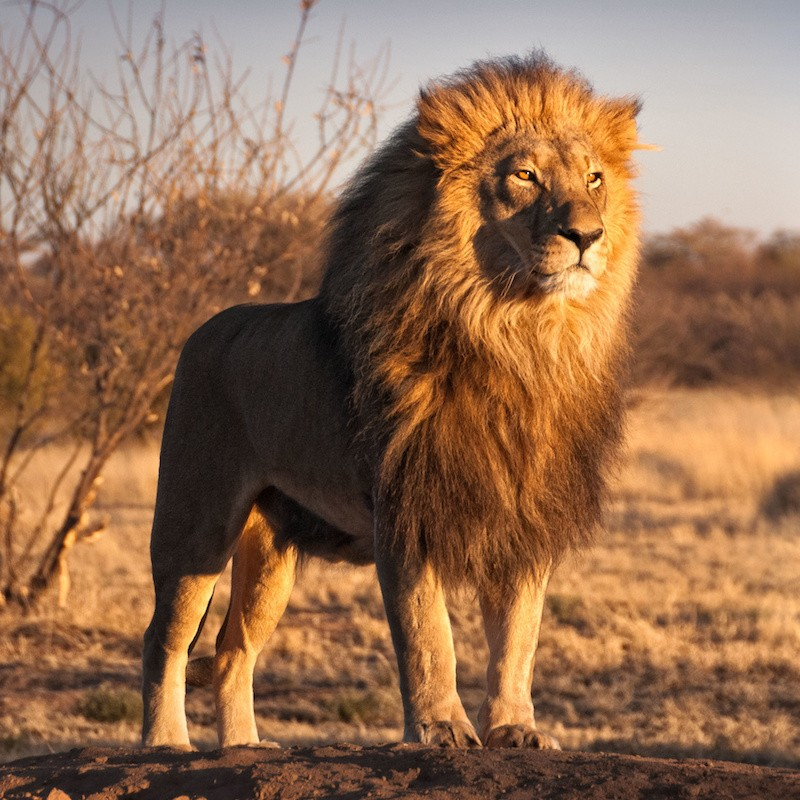
#> input picture imgs/lion.jpg, 800 x 800 px
$ python -i main.py   (imports and definitions only)
#> lines starting #> are read from the running program, lines starting #| are printed output that depends on the picture
import cv2
import numpy as np
import sys

def big_fernand_with_blur(pathFile, intensity):
    image = cv2.imread(pathFile)
    if intensity % 2 != 0:
      intensity += 1
    blurred_img = cv2.blur(image,ksize=(intensity, intensity))
    gray_image = cv2.cvtColor(blurred_img, cv2.COLOR_BGR2GRAY)
    median_pix = np.median(gray_image)
    lower = int(max(0 ,0.25*median_pix))
    upper = int(min(255,0.75*median_pix))
    edges = cv2.Canny(image=blurred_img, threshold1=lower,threshold2=upper)
    ret, thresh = cv2.threshold(edges, 127, 255, cv2.THRESH_BINARY_INV)
    cv2.imshow('etape2.jpg', thresh)
    cv2.waitKey(0)

def big_fernand(pathFile):
#> called with pathFile = '../imgs/lion.jpg'
    image = cv2.imread(pathFile)
#> image is the input picture: shape (800, 800, 3); mean B, G, R 82.4, 110.1, 147.4
    gray_image = cv2.cvtColor(image, cv2.COLOR_BGR2GRAY)
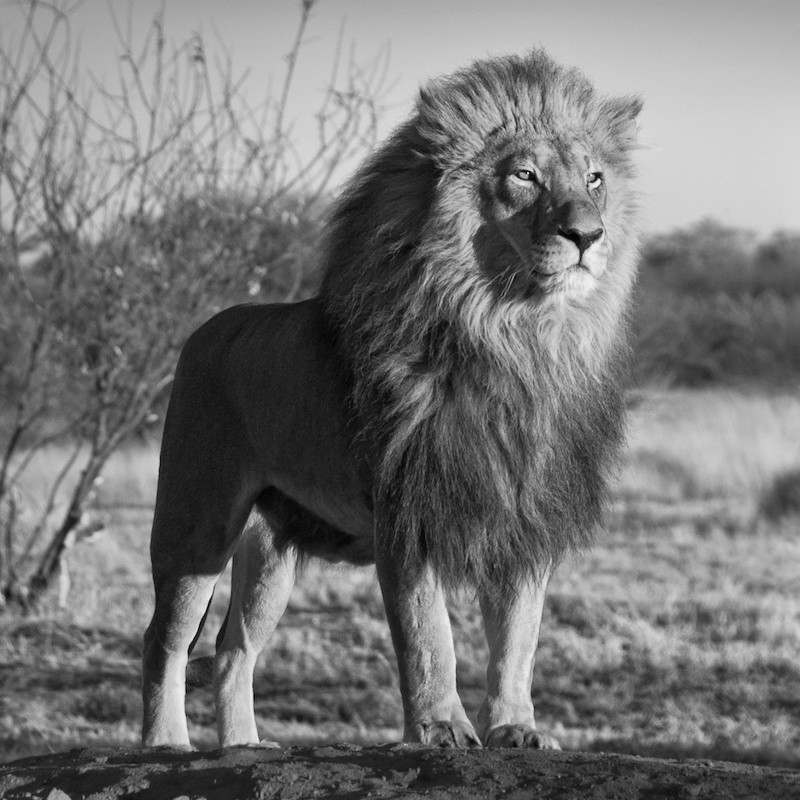
#> gray_image: shape (800, 800); min 1, max 244, mean 118.1
    median_pix = np.median(gray_image)
#> median_pix = 115
    lower = int(max(0 ,0.25*median_pix))
#> lower = 28
    upper = int(min(255,0.75*median_pix))
#> upper = 86
    edges = cv2.Canny(image, threshold1=lower,threshold2=upper)
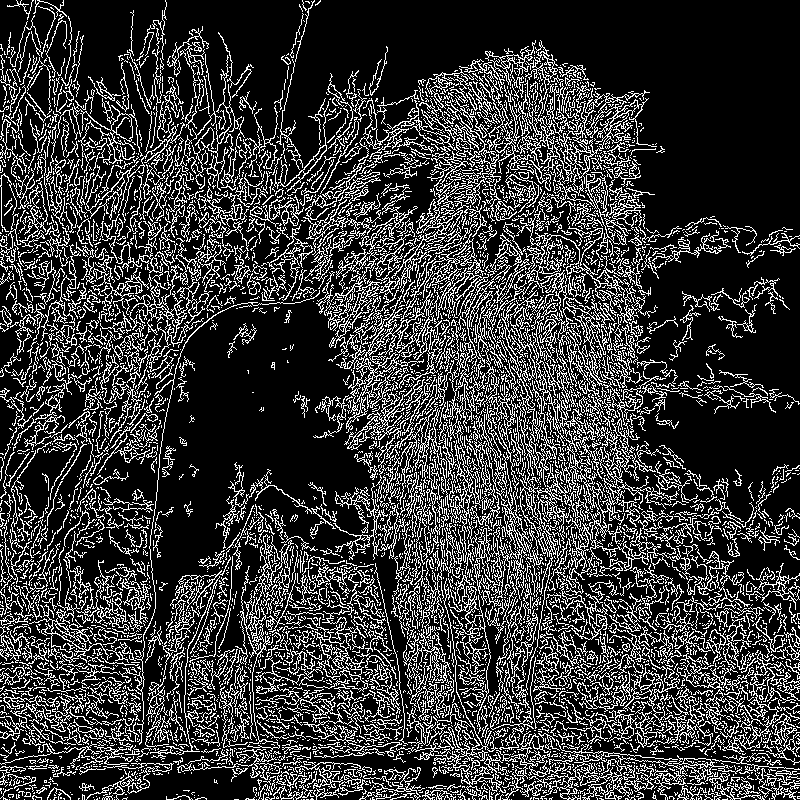
#> edges: shape (800, 800); 22.2% white in thin lines or dots
    ret, thresh = cv2.threshold(edges, 127, 255, cv2.THRESH_BINARY_INV)
#> thresh: shape (800, 800); 77.8% white; black in thin lines or dots
    cv2.imshow('etape2.jpg', thresh)
    cv2.waitKey(0)

def main():
    if len(sys.argv) < 2:
      print('Argument manquant (fichier image source)\n')
    else:
      while True:
        response = input('Appliquez un flou ? (y pour oui, n pour non)\n')
        if response == "y":
          try:
            intensity= int(input('Indiquez une valeur d\'intensité\n'))
          except ValueError:
            print("Erreur: Entrez un nombre entier\n")
            continue
          big_fernand_with_blur(sys.argv[1], intensity)
          break
        elif response == "n":
          big_fernand(sys.argv[1])
          break
        else:
          print("Choix non valide. Veuillez répondre par 'oui' ou 'non'.\n")
# [1 line not run here, left out]

>>> result = big_fernand('../imgs/lion.jpg')
